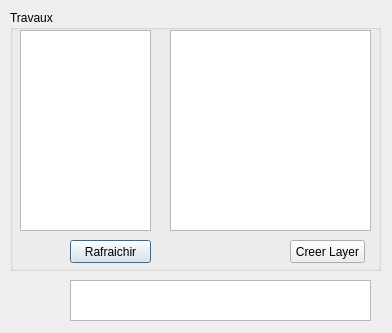
<?xml version="1.0" encoding="UTF-8"?>
<ui version="4.0">
 <class>MatisseDialog</class>
 <widget class="QDialog" name="MatisseDialog">
  <property name="geometry">
   <rect>
    <x>0</x>
    <y>0</y>
    <width>392</width>
    <height>333</height>
   </rect>
  </property>
  <property name="windowTitle">
   <string>MatissePlugin</string>
  </property>
  <widget class="QTextEdit" name="txtMessage">
   <property name="geometry">
    <rect>
     <x>70</x>
     <y>280</y>
     <width>301</width>
     <height>41</height>
    </rect>
   </property>
  </widget>
  <widget class="QGroupBox" name="groupBox">
   <property name="geometry">
    <rect>
     <x>10</x>
     <y>10</y>
     <width>371</width>
     <height>261</height>
    </rect>
   </property>
   <property name="title">
    <string>Travaux</string>
   </property>
   <widget class="QTreeWidget" name="treeJobs">
    <property name="geometry">
     <rect>
      <x>10</x>
      <y>20</y>
      <width>131</width>
      <height>201</height>
     </rect>
    </property>
    <property name="iconSize">
     <size>
      <width>16</width>
      <height>16</height>
     </size>
    </property>
    <property name="uniformRowHeights">
     <bool>true</bool>
    </property>
    <property name="columnCount">
     <number>1</number>
    </property>
    <attribute name="headerVisible">
     <bool>false</bool>
    </attribute>
    <attribute name="headerMinimumSectionSize">
     <number>100</number>
    </attribute>
    <column>
     <property name="text">
      <string notr="true">1</string>
     </property>
    </column>
   </widget>
   <widget class="QTextEdit" name="txtDescription">
    <property name="geometry">
     <rect>
      <x>160</x>
      <y>20</y>
      <width>201</width>
      <height>201</height>
     </rect>
    </property>
   </widget>
   <widget class="QPushButton" name="btnListJobs">
    <property name="geometry">
     <rect>
      <x>60</x>
      <y>230</y>
      <width>81</width>
      <height>23</height>
     </rect>
    </property>
    <property name="text">
     <string>Rafraichir</string>
    </property>
   </widget>
   <widget class="QPushButton" name="btnCreateLayer">
    <property name="geometry">
     <rect>
      <x>280</x>
      <y>230</y>
      <width>75</width>
      <height>23</height>
     </rect>
    </property>
    <property name="text">
     <string>Creer Layer</string>
    </property>
   </widget>
  </widget>
  <widget class="QLabel" name="lblIconConnect">
   <property name="geometry">
    <rect>
     <x>20</x>
     <y>290</y>
     <width>21</width>
     <height>20</height>
    </rect>
   </property>
   <property name="text">
    <string/>
   </property>
   <property name="pixmap">
    <pixmap>images/led-grey.png</pixmap>
   </property>
   <property name="scaledContents">
    <bool>true</bool>
   </property>
  </widget>
 </widget>
 <resources/>
 <connections/>
</ui>
